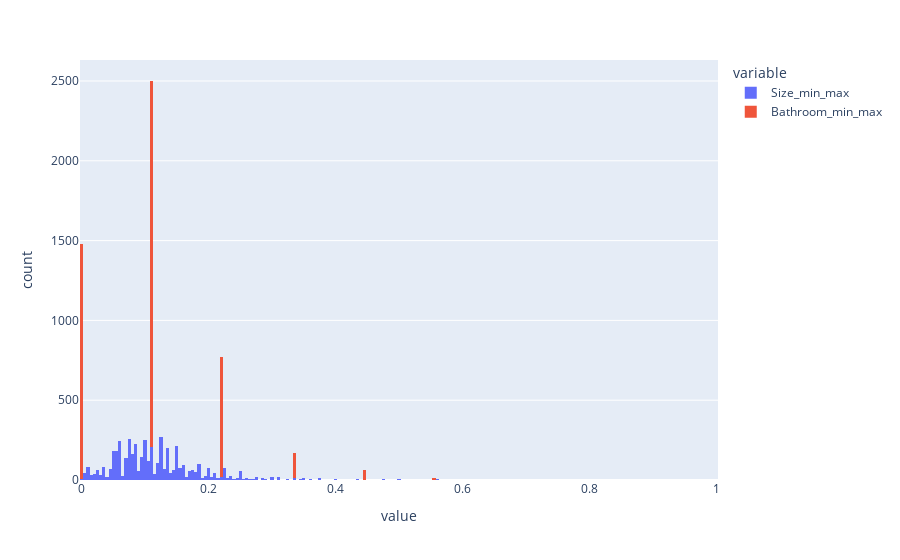

The cell this chart's notebook holds for it:
### Code cell
def min_max_scale(df, col):
    return (df[col] - df[col].min()) / (df[col].max() - df[col].min())

df["Size_min_max"] = min_max_scale(df, "Size")
df["Bathroom_min_max"] = min_max_scale(df, "Bathroom")

px.histogram(df, ["Size_min_max", "Bathroom_min_max"])

### Figure 1 — Plotly figure (JSON) as saved in the notebook; plotly's stock layout.template omitted (floating-point values rounded to 4 significant figures; data arrays with more than 128 entries replaced by an {"elided": "..."} marker saying what was removed)
{"data": [{"bingroup": "x", "hovertemplate": "variable=Size_min_max<br>value=%{x}<br>count=%{y}<extra></extra>", "legendgroup": "Size_min_max", "marker": {"color": "#636efa", "pattern": {"shape": ""}}, "name": "Size_min_max", "orientation": "v", "showlegend": true, "type": "histogram", "x": {"elided": "4746 float values"}, "xaxis": "x", "yaxis": "y"}, {"bingroup": "x", "hovertemplate": "variable=Bathroom_min_max<br>value=%{x}<br>count=%{y}<extra></extra>", "legendgroup": "Bathroom_min_max", "marker": {"color": "#EF553B", "pattern": {"shape": ""}}, "name": "Bathroom_min_max", "orientation": "v", "showlegend": true, "type": "histogram", "x": {"elided": "4746 float values"}, "xaxis": "x", "yaxis": "y"}], "layout": {"barmode": "relative", "legend": {"title": {"text": "variable"}, "tracegroupgap": 0}, "margin": {"t": 60}, "xaxis": {"anchor": "y", "domain": [0, 1], "title": {"text": "value"}}, "yaxis": {"anchor": "x", "domain": [0, 1], "title": {"text": "count"}}}}
